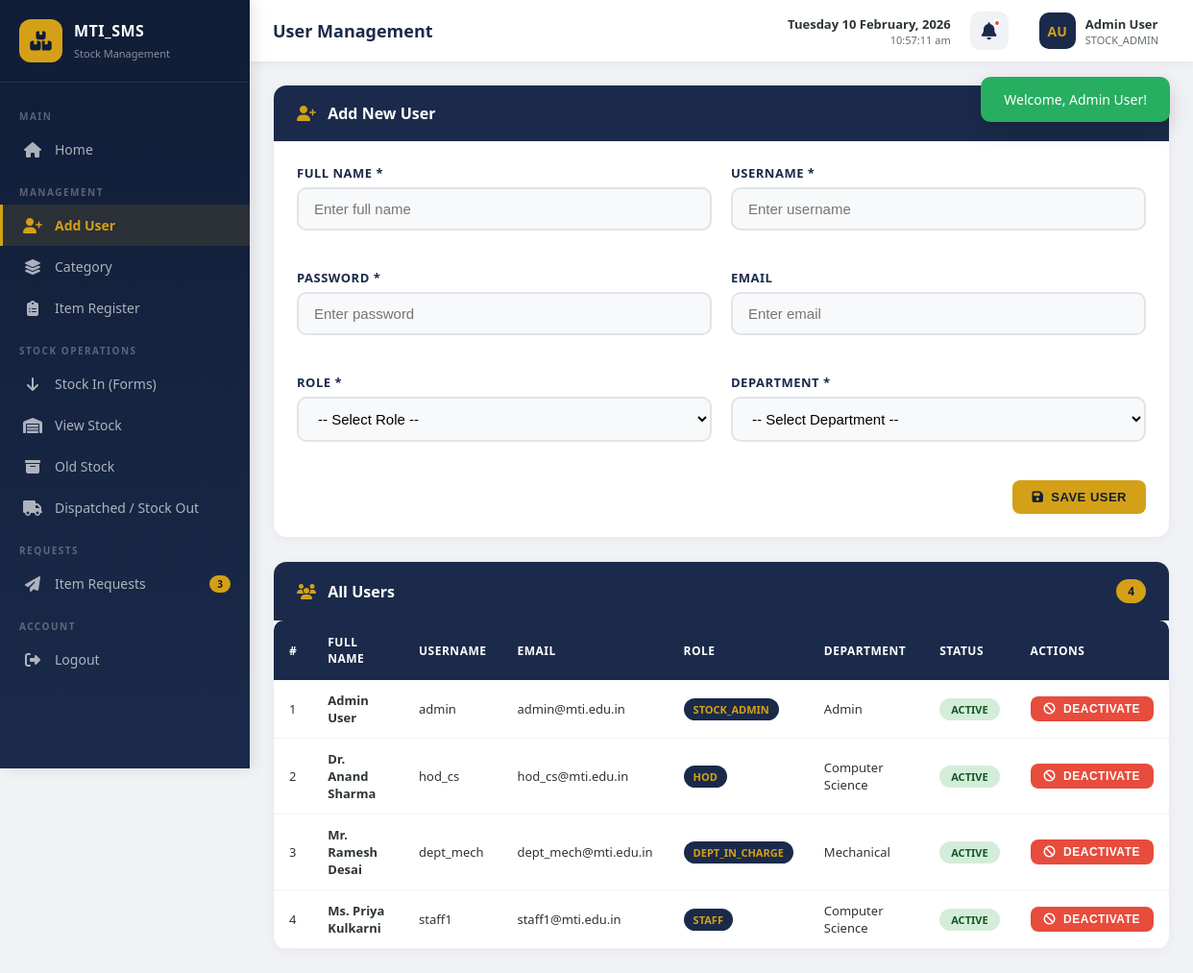
/users.php (signed in), run on the app's committed database.
### tables this page shows
CREATE TABLE `users` (
  `id` INT(11) NOT NULL AUTO_INCREMENT,
  `full_name` VARCHAR(100) NOT NULL,
  `username` VARCHAR(50) NOT NULL,
  `password` VARCHAR(255) NOT NULL COMMENT 'In production, use password_hash()',
  `email` VARCHAR(100) DEFAULT NULL,
  `role` ENUM('STOCK_ADMIN','HOD','DEPT_IN_CHARGE','STAFF') NOT NULL DEFAULT 'STAFF',
  `department` VARCHAR(100) DEFAULT NULL,
  `status` ENUM('active','inactive') NOT NULL DEFAULT 'active',
  `created_at` TIMESTAMP NOT NULL DEFAULT CURRENT_TIMESTAMP,
  `updated_at` TIMESTAMP NOT NULL DEFAULT CURRENT_TIMESTAMP ON UPDATE CURRENT_TIMESTAMP,
  PRIMARY KEY (`id`),
  UNIQUE KEY `uk_username` (`username`),
  KEY `idx_role` (`role`),
  KEY `idx_status` (`status`),
  KEY `idx_department` (`department`)
);

### config/session.php (called while the page is built, shortened)
<?php
function isLoggedIn() {
    return isset($_SESSION['user_id']) && !empty($_SESSION['user_id']);
}
function getCurrentUser() {
    return array(
        'id' => $_SESSION['user_id'],
        'username' => $_SESSION['username'],
        'full_name' => $_SESSION['full_name'],
        'role' => $_SESSION['role'],
        'department' => $_SESSION['department']
    );
}
function getFullName() {
    return isset($_SESSION['full_name']) ? $_SESSION['full_name'] : '';
}
function getRole() {
    return isset($_SESSION['role']) ? $_SESSION['role'] : '';
}
function hasAccess($allowedRoles) {
    $roles = is_array($allowedRoles) ? $allowedRoles : explode(',', $allowedRoles);
    return in_array(getRole(), $roles);
}
function getMessage() {
    if (isset($_SESSION['flash_message'])) {
        $msg = array(
            'message' => $_SESSION['flash_message'],
            'type' => isset($_SESSION['flash_type']) ? $_SESSION['flash_type'] : 'success'
        );
        return $msg;
    }
    return null;
}
function getUserInitials() {
    $name = getFullName();
    $parts = explode(' ', $name);
    $initials = '';
    foreach ($parts as $part) {
        $initials .= strtoupper(substr($part, 0, 1));
    }
    return substr($initials, 0, 2);
}
?>

### config/database.php (called while the page is built, shortened)
<?php
class Database {
    private static $instance = null;
    private $conn;
    private function __construct() {
        try {
            $dsn = "mysql:host=" . DB_HOST . ";dbname=" . DB_NAME . ";charset=" . DB_CHARSET;
            $options = array(
                PDO::ATTR_ERRMODE => PDO::ERRMODE_EXCEPTION,
                PDO::ATTR_DEFAULT_FETCH_MODE => PDO::FETCH_ASSOC,
                PDO::ATTR_EMULATE_PREPARES => false
            );
            $this->conn = new PDO($dsn, DB_USER, DB_PASS, $options);
        } catch (PDOException $e) {
            die("Database Connection Failed: " . $e->getMessage());
        }
    }
    public static function getInstance() {
        if (self::$instance === null) {
            self::$instance = new self();
        }
        return self::$instance;
    }
    public function getConnection() {
        return $this->conn;
    }
}
function getDB() {
    return Database::getInstance()->getConnection();
}
function dbQuery($sql, $params = array()) {
    $db = getDB();
    $stmt = $db->prepare($sql);
    $stmt->execute($params);
    return $stmt;
}
function dbFetchAll($sql, $params = array()) {
    return dbQuery($sql, $params)->fetchAll();
}
function dbFetchOne($sql, $params = array()) {
    return dbQuery($sql, $params)->fetch();
}
?>

### users.php (the view, shortened to what this page needs)
<?php
$currentPage = 'users';
require_once 'config/database.php';
require_once 'config/session.php';
$users = dbFetchAll("SELECT * FROM users ORDER BY id ASC");
require_once 'includes/header.php';
?>
<div class="card mb-24">
    <div class="card-header">
        <h3><i class="fas fa-user-plus" style="color: var(--mustard); margin-right: 8px;"></i> Add New User</h3>
    </div>
    <div class="card-body">
        <form method="POST" action="">
            <div class="form-grid">
                <div class="form-group">
                    <label>Full Name *</label>
                    <input type="text" name="full_name" placeholder="Enter full name" required>
                </div>
                <div class="form-group">
                    <label>Username *</label>
                    <input type="text" name="username" placeholder="Enter username" required>
                </div>
                <div class="form-group">
                    <label>Password *</label>
                    <input type="password" name="password" placeholder="Enter password" required>
                </div>
                <div class="form-group">
                    <label>Email</label>
                    <input type="email" name="email" placeholder="Enter email">
                </div>
                <div class="form-group">
                    <label>Role *</label>
                    <select name="role" required>
                        <option value="">-- Select Role --</option>
                    </select>
                </div>
                <div class="form-group">
                    <label>Department *</label>
                    <select name="department" required>
                        <option value="">-- Select Department --</option>
                    </select>
                </div>
                <div class="full-width text-right">
                    <button type="submit" class="btn btn-mustard"><i class="fas fa-save"></i> Save User</button>
                </div>
            </div>
        </form>
    </div>
</div>
<div class="card">
    <div class="card-header">
        <h3><i class="fas fa-users" style="color: var(--mustard); margin-right: 8px;"></i> All Users</h3>
        <span class="badge"><?php echo count($users); ?></span>
    </div>
    <div class="card-body p-0 overflow-x-auto">
        <table class="data-table">
            <thead>
                <tr>
                    <th>#</th>
                    <th>Full Name</th>
                    <th>Username</th>
                    <th>Email</th>
                    <th>Role</th>
                    <th>Department</th>
                    <th>Status</th>
                    <th>Actions</th>
                </tr>
            </thead>
            <tbody>
                <?php foreach ($users as $i => $u): ?>
                <tr>
                    <td><?php echo $i + 1; ?></td>
                    <td><strong><?php echo htmlspecialchars($u['full_name']); ?></strong></td>
                    <td><?php echo htmlspecialchars($u['username']); ?></td>
                    <td><?php echo htmlspecialchars($u['email']); ?></td>
                    <td><span class="role-badge"><?php echo htmlspecialchars($u['role']); ?></span></td>
                    <td><?php echo htmlspecialchars($u['department']); ?></td>
                    <td><span class="status-<?php echo $u['status']; ?>"><?php echo strtoupper($u['status']); ?></span></td>
                    <td>
                        <form method="POST" action="" style="display: inline;">
                            <button type="submit" class="btn btn-sm <?php echo $u['status'] === 'active' ? 'btn-danger' : 'btn-success'; ?>">
                                <i class="fas fa-<?php echo $u['status'] === 'active' ? 'ban' : 'check'; ?>"></i>
                                <?php echo $u['status'] === 'active' ? 'Deactivate' : 'Activate'; ?>
                            </button>
                        </form>
                    </td>
                </tr>
                <?php endforeach; ?>
            </tbody>
        </table>
    </div>
</div>
<?php require_once 'includes/footer.php'; ?>

### includes/header.php (shortened to what this page needs)
<?php
require_once __DIR__ . '/../config/session.php';
$user = getCurrentUser();
$currentPage = isset($currentPage) ? $currentPage : 'dashboard';
require_once __DIR__ . '/../config/database.php';
$pendingCount = dbFetchOne("SELECT COUNT(*) as cnt FROM item_requests WHERE status = 'pending'");
$pendingCount = $pendingCount ? $pendingCount['cnt'] : 0;
$menuItems = array(
    'main' => array(
        array('page' => 'dashboard', 'icon' => 'fa-home', 'label' => 'Home', 'access' => ''),
    ),
    'management' => array(
        array('page' => 'users', 'icon' => 'fa-user-plus', 'label' => 'Add User', 'access' => 'STOCK_ADMIN'),
        array('page' => 'categories', 'icon' => 'fa-layer-group', 'label' => 'Category', 'access' => 'STOCK_ADMIN,HOD'),
        array('page' => 'items', 'icon' => 'fa-clipboard-list', 'label' => 'Item Register', 'access' => 'STOCK_ADMIN,HOD,DEPT_IN_CHARGE'),
    ),
    'stock' => array(
        array('page' => 'stock-in', 'icon' => 'fa-arrow-down', 'label' => 'Stock In (Forms)', 'access' => 'STOCK_ADMIN,DEPT_IN_CHARGE'),
        array('page' => 'view-stock', 'icon' => 'fa-warehouse', 'label' => 'View Stock', 'access' => ''),
        array('page' => 'old-stock', 'icon' => 'fa-archive', 'label' => 'Old Stock', 'access' => 'STOCK_ADMIN,HOD,DEPT_IN_CHARGE'),
        array('page' => 'dispatched', 'icon' => 'fa-truck', 'label' => 'Dispatched / Stock Out', 'access' => 'STOCK_ADMIN,DEPT_IN_CHARGE'),
    ),
    'requests' => array(
        array('page' => 'requests', 'icon' => 'fa-paper-plane', 'label' => 'Item Requests', 'access' => '', 'badge' => $pendingCount),
    ),
);
$pageTitles = array(
    'dashboard' => 'Dashboard',
    'users' => 'User Management',
    'categories' => 'Category Management',
    'items' => 'Item Register',
    'stock-in' => 'Stock In (Forms)',
    'view-stock' => 'View Stock',
    'old-stock' => 'Old Stock',
    'dispatched' => 'Dispatched / Stock Out',
    'requests' => 'Item Requests',
);
$pageTitle = isset($pageTitles[$currentPage]) ? $pageTitles[$currentPage] : 'Dashboard';
?>
<!DOCTYPE html>
<html lang="en">
<head>
    <link href="https://cdnjs.cloudflare.com/ajax/libs/font-awesome/6.4.0/css/all.min.css" rel="stylesheet">
    <link href="assets/css/style.css" rel="stylesheet">
</head>
<body>
<?php $flash = getMessage(); if ($flash): ?>
<div class="toast <?php echo $flash['type']; ?>" id="toast">
    <?php echo htmlspecialchars($flash['message']); ?>
</div>
<?php endif; ?>
<div class="dashboard-layout">
    <nav class="sidebar" id="sidebar">
        <div class="sidebar-header">
            <div class="s-logo"><i class="fas fa-boxes-stacked"></i></div>
            <div class="s-title">
                <h2>MTI_SMS</h2>
                <span>Stock Management</span>
            </div>
        </div>
        <div class="sidebar-menu">
            <div class="menu-section">Main</div>
            <?php foreach ($menuItems['main'] as $item): ?>
                <?php if (empty($item['access']) || hasAccess($item['access'])): ?>
                <a class="menu-item <?php echo $currentPage === $item['page'] ? 'active' : ''; ?>" href="<?php echo $item['page']; ?>.php">
                    <i class="fas <?php echo $item['icon']; ?>"></i> <?php echo $item['label']; ?>
                </a>
                <?php endif; ?>
            <?php endforeach; ?>
            <div class="menu-section">Management</div>
            <?php foreach ($menuItems['management'] as $item): ?>
                <?php if (empty($item['access']) || hasAccess($item['access'])): ?>
                <a class="menu-item <?php echo $currentPage === $item['page'] ? 'active' : ''; ?>" href="<?php echo $item['page']; ?>.php">
                    <i class="fas <?php echo $item['icon']; ?>"></i> <?php echo $item['label']; ?>
                </a>
                <?php endif; ?>
            <?php endforeach; ?>
            <div class="menu-section">Stock Operations</div>
            <?php foreach ($menuItems['stock'] as $item): ?>
                <?php if (empty($item['access']) || hasAccess($item['access'])): ?>
                <a class="menu-item <?php echo $currentPage === $item['page'] ? 'active' : ''; ?>" href="<?php echo $item['page']; ?>.php">
                    <i class="fas <?php echo $item['icon']; ?>"></i> <?php echo $item['label']; ?>
                </a>
                <?php endif; ?>
            <?php endforeach; ?>
            <div class="menu-section">Requests</div>
            <?php foreach ($menuItems['requests'] as $item): ?>
                <?php if (empty($item['access']) || hasAccess($item['access'])): ?>
                <a class="menu-item <?php echo $currentPage === $item['page'] ? 'active' : ''; ?>" href="<?php echo $item['page']; ?>.php">
                    <i class="fas <?php echo $item['icon']; ?>"></i> <?php echo $item['label']; ?>
                    <?php if (isset($item['badge']) && $item['badge'] > 0): ?>
                    <span class="badge-count"><?php echo $item['badge']; ?></span>
                    <?php endif; ?>
                </a>
                <?php endif; ?>
            <?php endforeach; ?>
            <div class="menu-section">Account</div>
            <a class="menu-item" href="logout.php">
                <i class="fas fa-right-from-bracket"></i> Logout
            </a>
        </div>
    </nav>
    <header class="top-navbar">
        <div class="left-section">
            <span class="page-title"><?php echo htmlspecialchars($pageTitle); ?></span>
        </div>
        <div class="right-section">
            <div class="datetime">
                <div class="date" id="currentDate"></div>
                <div class="time" id="currentTime"></div>
            </div>
            <a href="requests.php" class="notif-btn" title="Pending Requests: <?php echo $pendingCount; ?>">
                <i class="fas fa-bell"></i>
                <?php if ($pendingCount > 0): ?>
                <span class="notif-dot"></span>
                <?php endif; ?>
            </a>
            <div class="user-info">
                <div class="user-avatar"><?php echo htmlspecialchars(getUserInitials()); ?></div>
                <div>
                    <div class="user-name"><?php echo htmlspecialchars($user['full_name']); ?></div>
                    <div class="user-role"><?php echo htmlspecialchars($user['role']); ?></div>
                </div>
            </div>
        </div>
    </header>
    <main class="main-content">

### data on the page
users: full_name "Admin User", role "STOCK_ADMIN", username "admin", email "admin@mti.edu.in", department "Admin", status "ACTIVE", shows "DEACTIVATE"
users: full_name "Dr. Anand Sharma", username "hod_cs", email "hod_cs@mti.edu.in", role "HOD", department "Computer Science", status "ACTIVE", shows "DEACTIVATE"
users: full_name "Mr. Ramesh Desai", username "dept_mech", email "dept_mech@mti.edu.in", role "DEPT_IN_CHARGE", department "Mechanical", status "ACTIVE", shows "DEACTIVATE"
users: full_name "Ms. Priya Kulkarni", username "staff1", email "staff1@mti.edu.in", role "STAFF", department "Computer Science", status "ACTIVE", shows "DEACTIVATE"

### other printed values
$flash['message'] "Welcome, Admin User!"
$item['label'] "Home"
$item['label'] "Add User"
$item['label'] "Category"
$item['label'] "Item Register"
$item['label'] "Stock In (Forms)"
$item['label'] "View Stock"
$item['label'] "Old Stock"
$item['label'] "Dispatched / Stock Out"
$item['label'] "Item Requests"
$item['badge'] "3"
$pageTitle "User Management"
getUserInitials() "AU"
count($users) "4"
